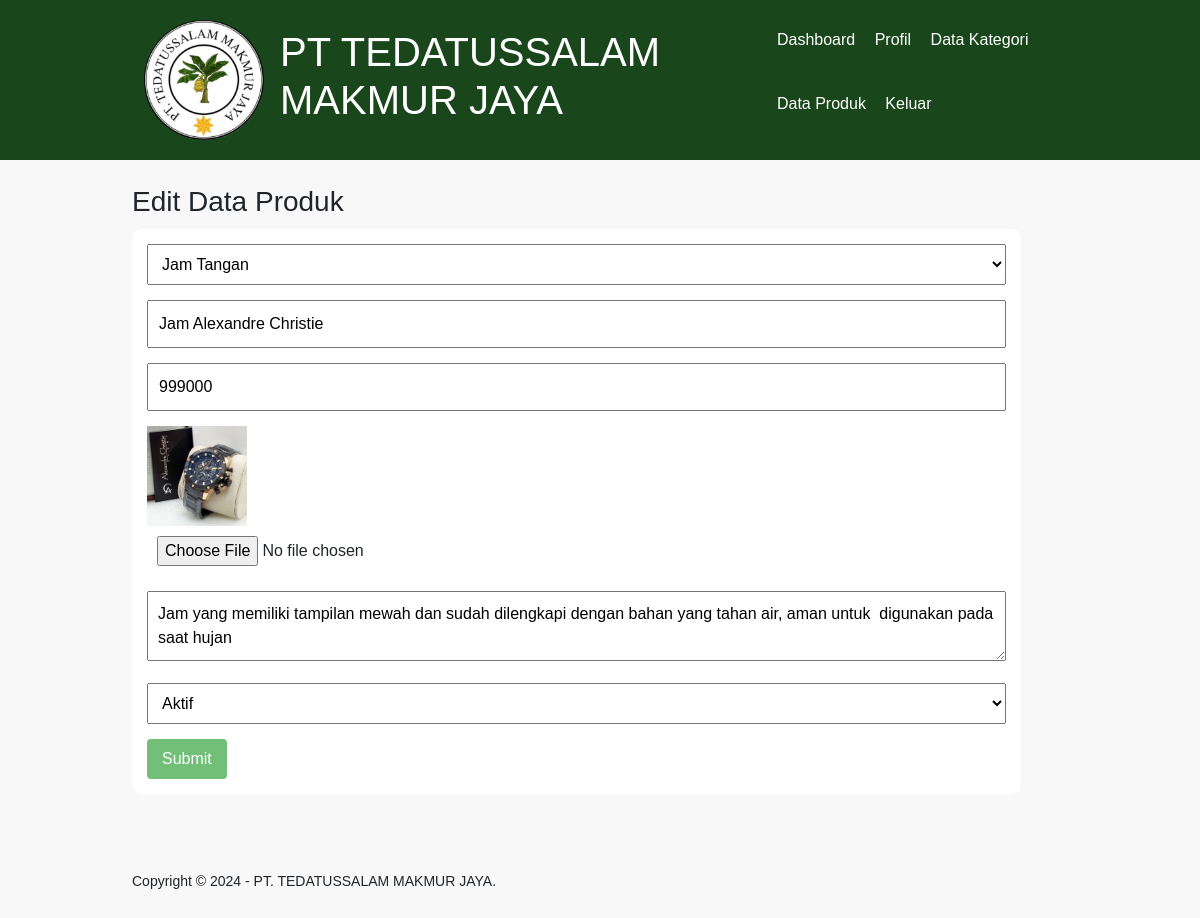
The app's page /edit-produk.php?id=6 (signed in) with its own data.
### tables this page shows
CREATE TABLE `tb_product` (
  `product_id` int(11) NOT NULL,
  `category_id` int(11) NOT NULL,
  `product_name` varchar(100) NOT NULL,
  `product_price` int(11) NOT NULL,
  `product_description` text NOT NULL,
  `product_image` varchar(100) NOT NULL,
  `product_status` tinyint(1) NOT NULL,
  `date_created` timestamp NOT NULL DEFAULT current_timestamp()
);

CREATE TABLE `tb_category` (
  `category_id` int(11) NOT NULL,
  `category_name` varchar(25) NOT NULL
);

### edit-produk.php (the view, shortened to what this page needs)
<?php
	include 'db.php';
	$produk = mysqli_query($conn, "SELECT * FROM tb_product WHERE product_id = '".$_GET['id']."' ");
	$p = mysqli_fetch_object($produk);
?>
<!DOCTYPE html>
<html>
<head>
    <link rel="stylesheet" href="https://cdnjs.cloudflare.com/ajax/libs/font-awesome/6.2.0/css/all.min.css">
    <link href="https://cdn.jsdelivr.net/npm/bootstrap@5.0.2/dist/css/bootstrap.min.css" rel="stylesheet">
	<link rel="stylesheet" href="style.css">
</head>
<body>
	<header>
		<div class="container">
			<nav class="navbar navbar-expand-lg" id="navbar">
            <div class="container-fluid">
              <a class="navbar-brand" href="#"><img src="img/tds2.png" alt="" width="120px" ></a>
			<h1>PT TEDATUSSALAM MAKMUR JAYA</h1>
			<ul>
				<li><a href="dashboard.php">Dashboard</a></li>
				<li><a href="profil.php">Profil</a></li>
				<li><a href="data-kategori.php">Data Kategori</a></li>
				<li><a href="data-produk.php">Data Produk</a></li>
				<li><a href="keluar.php">Keluar</a></li>
			</ul>
		</div>
	</header>
	<div class="section">
		<div class="container">
			<h3>Edit Data Produk</h3>
			<div class="box">
				<form action="" method="POST" enctype="multipart/form-data">
					<select class="input-control" name="kategori" required>
						<?php
							$kategori = mysqli_query($conn, "SELECT * FROM tb_category ORDER BY category_id DESC");
							while($r = mysqli_fetch_array($kategori)){
						?>
						<option value="<?php echo $r['category_id'] ?>" <?php echo ($r['category_id'] == $p->category_id)? 'selected':''; ?>><?php echo $r['category_name'] ?></option>
						<?php } ?>
					</select>
					<input type="text" name="nama" class="input-control" placeholder="Nama Produk" value="<?php echo $p->product_name ?>" required>
					<input type="text" name="harga" class="input-control" placeholder="Harga" value="<?php echo $p->product_price ?>" required>
					<img src="produk/<?php echo $p->product_image ?>" width="100px">
					<input type="file" name="gambar" class="input-control">
					<textarea class="input-control" name="deskripsi" placeholder="Deskripsi"><?php echo $p->product_description ?></textarea><br>
					<select class="input-control" name="status">
						<option value="1" <?php echo ($p->product_status == 1)? 'selected':''; ?>>Aktif</option>
					</select>
					<input type="submit" name="submit" value="Submit" class="btn">
				</form>
			</div>
		</div>
	</div>
	<footer>
		<div class="container">
			<small>Copyright &copy; 2024 - PT. TEDATUSSALAM MAKMUR JAYA.</small>
		</div>
	</footer>
</body>
</html>

### style.css (style rules this page uses)
* { padding:0; margin:0; font-family: 'Quicksand', sans-serif; }
body { background-color: #f8f8f8; }
a { color: inherit; text-decoration: none; }
.input-control { width:100%; padding:10px; margin-bottom: 15px; box-sizing: border-box; }
.btn { padding:8px 15px; background-color: #72BF78; color: #fff; border:none; cursor: pointer; }
header { background-color: #19461A; color: #fff; }
header h1 { float: left; padding:10px 0; }
header ul { float: right; }
header ul li { display: inline-block; }
header ul li a { padding:20px 0 20px 15px; display: inline-block; }
footer { padding:25px 0; }
.container { font-size: 16px; font-family: 'Roboto Slab', serif; width: 80%; margin:0 auto; overflow: hidden; }
.container:after { content: ''; display: block; clear: both; }
.section { padding:25px 0; }
.box { background-color: #fff; padding:15px; box-sizing: border-box; margin:10px 0 25px 0; width: 95%; max-height: calc(89% - .8rem); overflow: hidden; border-radius: .6rem; overflow: auto; }
.box:after { content: ''; display: block; clear: both; }

### records on screen
tb_product: kategori "Jam Tangan", nama "Jam Alexandre Christie", harga "999000", product_image (picture), deskripsi "Jam yang memiliki tampilan mewah dan sudah dilengkapi dengan bahan yang tahan air, aman untuk digunakan pada saat hujan", status "Aktif"
